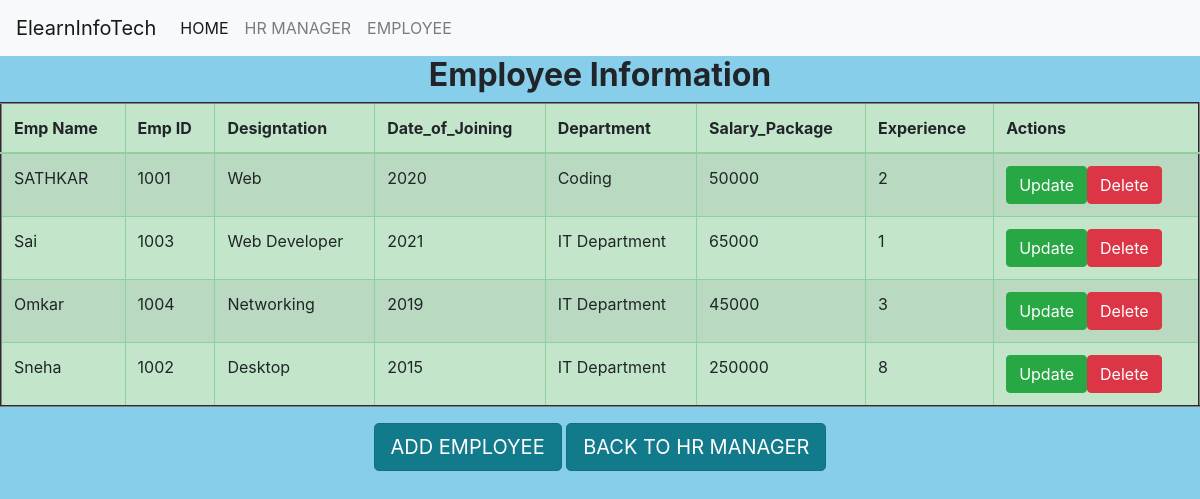
Screenshot of /EmpData/ with the database file from the repository.
### app1/models.py (models this page shows)
class Employee(models.Model):
	Emp_Name        = models.CharField(max_length=20)
	Emp_ID          = models.IntegerField()
	Designtation    = models.CharField(max_length=20)
	Date_of_Joining = models.IntegerField()
	Department      = models.CharField(max_length=20)
	Salary_Package  = models.IntegerField()
	Experience      = models.IntegerField()

### app1/views.py (the view)
# urls.py: path('EmpData/', views.EmpData_view),
def EmpData_view(request):
	employee=Employee.objects.all()
	return render(request,'app1/EmpData.html',{'e':employee})

### templates/app1/EmpData.html (shortened to what this page needs)
{% extends "app1/home.html" %}
{% block body_block %}
<center>
	<h2 style="background-color: skyblue"> <strong> Employee Information </strong> </h2>
<table class="table table-success table-striped" border="2px">
	<thead>
		<th>Emp Name</th>
		<th>Emp ID</th>
		<th>Designtation</th>
		<th>Date_of_Joining</th>
		<th>Department</th>
		<th>Salary_Package</th>
		<th>Experience</th>
		<th>Actions</th>
	</thead>
  {% for i in e %}
<tr>
	<td>{{i.Emp_Name}}</td>
	<td>{{i.Emp_ID}}</td>
	<td>{{i.Designtation}}</td>
	<td>{{i.Date_of_Joining}}</td>
	<td>{{i.Department}}</td>
	<td>{{i.Salary_Package}}</td>
	<td>{{i.Experience}}</td>
	<td><a href="/update/{{i.id}}" class="btn btn-success">Update</a><a href="/delete/{{i.id}}" class="btn btn-danger">Delete</a></td>
</tr>
 {% endfor %}
</table>
<a href="/Empform" class="btn btn-info btn-lg active" role="button" aria-pressed="true">  ADD EMPLOYEE  </a>
<a href="/hr" class="btn btn-info btn-lg active" role="button" aria-pressed="true"> BACK TO HR MANAGER </a>
</center>
{% endblock %}

### templates/app1/home.html (shortened to what this page needs)
{% load static %}
<!DOCTYPE html>
<html>
<head>
	<link rel="stylesheet" href="https://cdn.jsdelivr.net/npm/bootstrap@4.6.2/dist/css/bootstrap.min.css">
<link rel = "stylesheet" href = "{%static "css/style.css" %}" >
</head>
<body>
<nav class="navbar navbar-expand-lg navbar-light bg-light"
style="background-color: blue;" >
  <a class="navbar-brand" href="#">ElearnInfoTech</a>
  <div class="collapse navbar-collapse" id="navbarNav">
    <ul class="navbar-nav">
      <li class="nav-item active">
        <a class="nav-link" href="/home">HOME<span class="sr-only">(current)</span></a>
      </li>
      <li class="nav-item">
        <a class="nav-link" href="/hr">HR MANAGER</a>
      </li>
      <li class="nav-item">
        <a class="nav-link" href="/Emp">EMPLOYEE</a>
      </li>
    </ul>
  </div>
</nav>
{% block body_block %}{% endblock %}
</body>
</html>

### static/css/style.css (style rules this page uses)
body { background: skyblue; }

### rows the page displays
Employee: Emp_Name "SATHKAR", Emp_ID "1001", Designtation "Web", Date_of_Joining "2020", Department "Coding", Salary_Package "50000", Experience "2"
Employee: Emp_Name "Sai", Emp_ID "1003", Designtation "Web Developer", Date_of_Joining "2021", Department "IT Department", Salary_Package "65000", Experience "1"
Employee: Emp_Name "Omkar", Emp_ID "1004", Designtation "Networking", Date_of_Joining "2019", Department "IT Department", Salary_Package "45000", Experience "3"
Employee: Emp_Name "Sneha", Emp_ID "1002", Designtation "Desktop", Date_of_Joining "2015", Department "IT Department", Salary_Package "250000", Experience "8"
